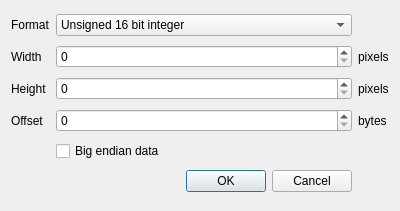
<?xml version="1.0" encoding="UTF-8"?>
<ui version="4.0">
 <class>Dialog</class>
 <widget class="QDialog" name="Dialog">
  <property name="geometry">
   <rect>
    <x>0</x>
    <y>0</y>
    <width>400</width>
    <height>211</height>
   </rect>
  </property>
  <property name="windowTitle">
   <string>Dialog</string>
  </property>
  <layout class="QGridLayout" name="gridLayout">
   <item row="1" column="0">
    <widget class="QLabel" name="label_2">
     <property name="text">
      <string>Width</string>
     </property>
    </widget>
   </item>
   <item row="2" column="3">
    <widget class="QLabel" name="label_6">
     <property name="text">
      <string>pixels</string>
     </property>
    </widget>
   </item>
   <item row="2" column="2">
    <widget class="QSpinBox" name="heightSpin">
     <property name="maximum">
      <number>16384</number>
     </property>
    </widget>
   </item>
   <item row="3" column="3">
    <widget class="QLabel" name="label_5">
     <property name="text">
      <string>bytes</string>
     </property>
    </widget>
   </item>
   <item row="4" column="2">
    <widget class="QCheckBox" name="bigendianCheck">
     <property name="text">
      <string>Big endian data</string>
     </property>
    </widget>
   </item>
   <item row="3" column="2">
    <widget class="QSpinBox" name="headerSpin"/>
   </item>
   <item row="1" column="3">
    <widget class="QLabel" name="label_7">
     <property name="text">
      <string>pixels</string>
     </property>
    </widget>
   </item>
   <item row="0" column="2">
    <widget class="QComboBox" name="formatCombo">
     <property name="currentIndex">
      <number>1</number>
     </property>
     <item>
      <property name="text">
       <string>32 bit float</string>
      </property>
     </item>
     <item>
      <property name="text">
       <string>Unsigned 16 bit integer</string>
      </property>
     </item>
     <item>
      <property name="text">
       <string>Unsigned 8 bit integer</string>
      </property>
     </item>
    </widget>
   </item>
   <item row="0" column="0">
    <widget class="QLabel" name="label">
     <property name="text">
      <string>Format</string>
     </property>
    </widget>
   </item>
   <item row="1" column="2">
    <widget class="QSpinBox" name="widthSpin">
     <property name="maximum">
      <number>16384</number>
     </property>
    </widget>
   </item>
   <item row="2" column="0">
    <widget class="QLabel" name="label_3">
     <property name="text">
      <string>Height</string>
     </property>
    </widget>
   </item>
   <item row="3" column="0">
    <widget class="QLabel" name="label_4">
     <property name="text">
      <string>Offset</string>
     </property>
    </widget>
   </item>
   <item row="5" column="2">
    <widget class="QDialogButtonBox" name="buttonBox">
     <property name="orientation">
      <enum>Qt::Horizontal</enum>
     </property>
     <property name="standardButtons">
      <set>QDialogButtonBox::Cancel|QDialogButtonBox::Ok</set>
     </property>
    </widget>
   </item>
  </layout>
 </widget>
 <tabstops>
  <tabstop>formatCombo</tabstop>
  <tabstop>widthSpin</tabstop>
  <tabstop>heightSpin</tabstop>
  <tabstop>headerSpin</tabstop>
  <tabstop>bigendianCheck</tabstop>
 </tabstops>
 <resources/>
 <connections>
  <connection>
   <sender>buttonBox</sender>
   <signal>accepted()</signal>
   <receiver>Dialog</receiver>
   <slot>accept()</slot>
   <hints>
    <hint type="sourcelabel">
     <x>248</x>
     <y>254</y>
    </hint>
    <hint type="destinationlabel">
     <x>157</x>
     <y>274</y>
    </hint>
   </hints>
  </connection>
  <connection>
   <sender>buttonBox</sender>
   <signal>rejected()</signal>
   <receiver>Dialog</receiver>
   <slot>reject()</slot>
   <hints>
    <hint type="sourcelabel">
     <x>316</x>
     <y>260</y>
    </hint>
    <hint type="destinationlabel">
     <x>286</x>
     <y>274</y>
    </hint>
   </hints>
  </connection>
 </connections>
</ui>
